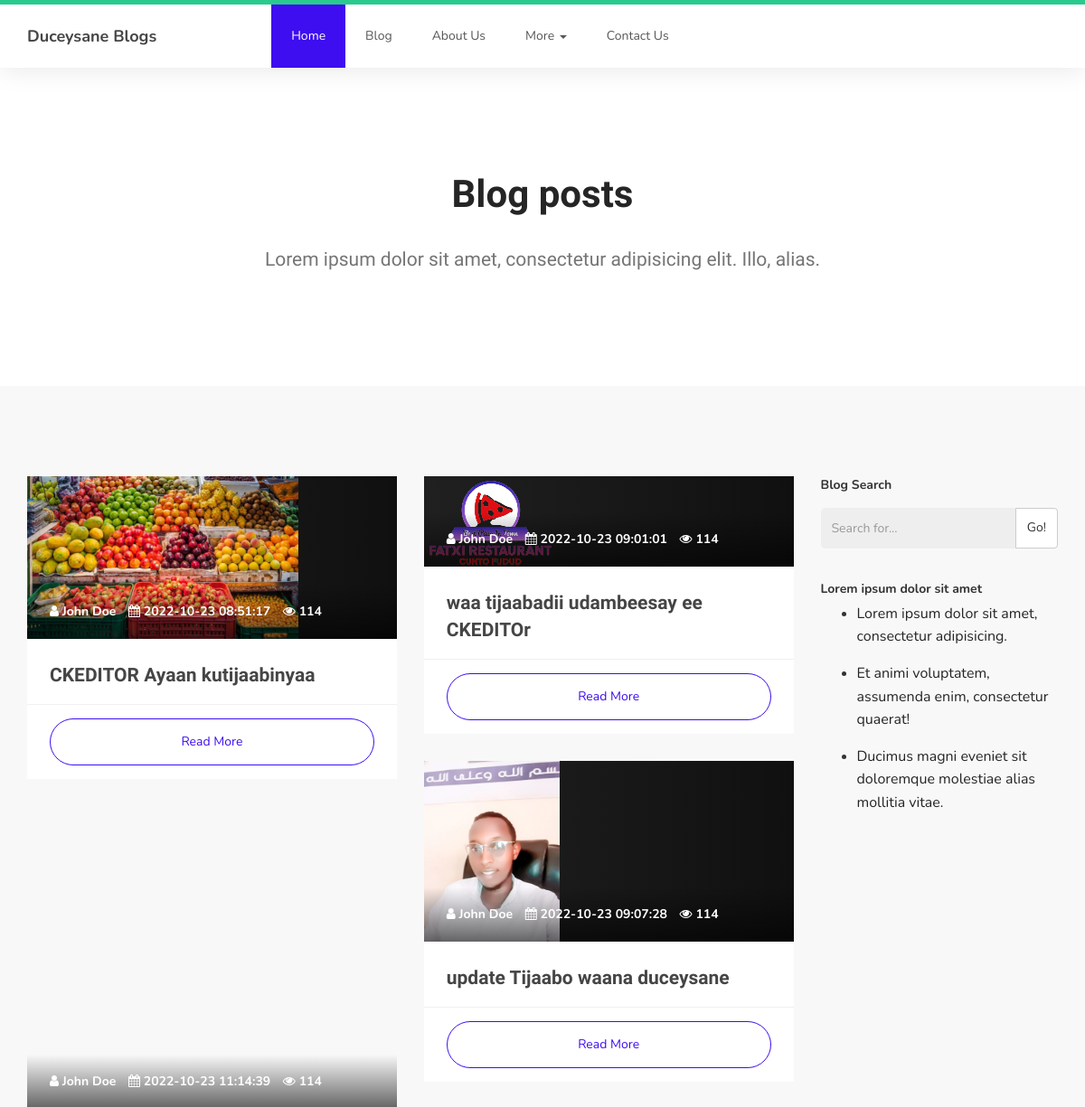
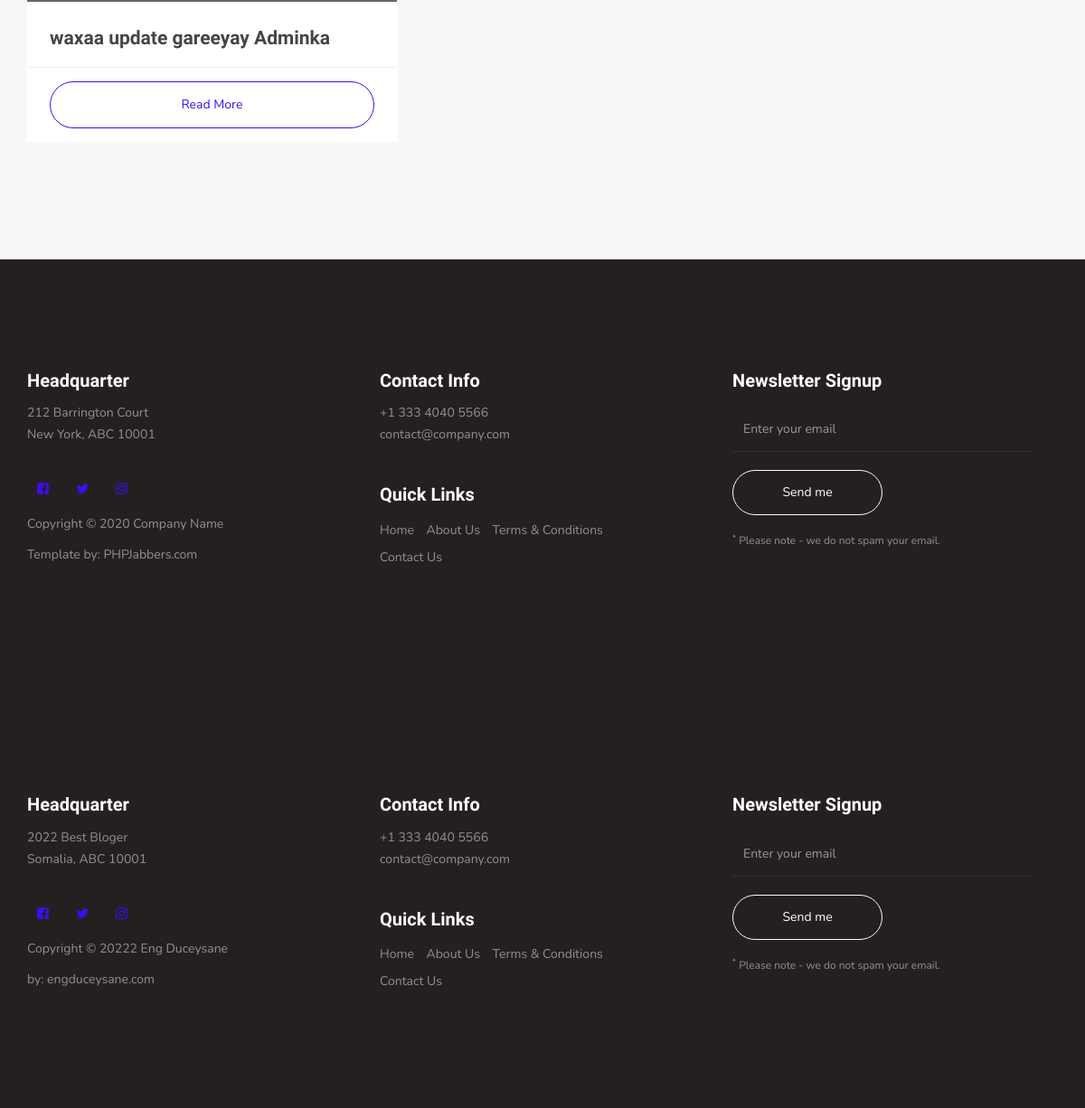
Page /blog-posts.php on the committed database (2 pictures, top to bottom).
### tables this page shows
CREATE TABLE `tbl_post` (
  `post_id` int(11) NOT NULL,
  `user_id` int(11) NOT NULL,
  `post_title` varchar(255) NOT NULL,
  `post_content` text NOT NULL,
  `categ_id` int(11) NOT NULL,
  `post_date` timestamp NOT NULL DEFAULT current_timestamp() ON UPDATE current_timestamp(),
  `photo` varchar(255) NOT NULL,
  `comment` varchar(250) NOT NULL
);

### blog-posts.php (the view, shortened to what this page needs)
<?php
include('./admin/seting.php');
include('./includes/header.php');
$query= "CALL`AllPosts`()";
$resul = mysqli_query($connection,$query);
?>
     <section>
          <div class="container">
               <div class="text-center">
                    <h1>Blog posts</h1>
                    <br>
                    <p class="lead">Lorem ipsum dolor sit amet, consectetur adipisicing elit. Illo, alias.</p>
               </div>
          </div>
     </section>
     <section class="section-background">
          <div class="container">
               <div class="row">
                    <div class="col-lg-3 pull-right col-xs-12">
                         <div class="form">
                              <form action="#">
                                   <div class="form-group">
                                        <label class="control-label">Blog Search</label>
                                        <div class="input-group">
                                             <input type="text" class="form-control" placeholder="Search for...">
                                             <span class="input-group-btn">
                                                  <button class="btn btn-default" type="button">Go!</button>
                                             </span>
                                        </div>
                                   </div>
                              </form>
                         </div>
                         <br>
                         <label class="control-label">Lorem ipsum dolor sit amet</label>
                         <ul class="list">
                              <li><a href="blog-post-details.html">Lorem ipsum dolor sit amet, consectetur adipisicing.</a></li>
                              <li><a href="blog-post-details.html">Et animi voluptatem, assumenda enim, consectetur quaerat!</a></li>
                              <li><a href="blog-post-details.html">Ducimus magni eveniet sit doloremque molestiae alias mollitia vitae.</a></li>
                         </ul>
                    </div>
                    <div class="col-lg-9 col-xs-12">
                         <div class="row">
                         <?php while($row = $resul->fetch_assoc()):?>
                              <div class="col-sm-6">
                                   <div class="courses-thumb courses-thumb-secondary">
                                        <div class="courses-top">
                                             <div class="courses-image">
                                             <img  style="max-height: 200px; max-width: 300px;"  src="img/<?php echo $row['photo']; ?>" class="img-responsive" alt="">
                                             </div>
                                             <div class="courses-date">
                                                  <span title="Author"><i class="fa fa-user"></i> John Doe</span>
                                                  <span title="Date"><i class="fa fa-calendar"></i> <?php echo $row['post_date'];?></span>
                                                  <span title="Views"><i class="fa fa-eye"></i> 114</span>
                                             </div>
                                        </div>
                                        <div class="courses-detail">
                                             <h3><a href="blog-post-details.html"><?php echo $row['post_title'];?></a></h3>
                                        </div>
                                        <div class="courses-info">
                                             <a href="blog-post-details.php?blog=<?php echo $row['post_id'];?>" class="section-btn btn btn-primary btn-block">Read More</a>
                                        </div>
                                   </div>
                              </div>
                         <?php endwhile;?>
                         </div>
                    </div>
               </div>
          </div>
     </section>
     <footer id="footer">
          <div class="container">
               <div class="row">
                    <div class="col-md-4 col-sm-6">
                         <div class="footer-info">
                              <div class="section-title">
                                   <h2>Headquarter</h2>
                              </div>
                              <address>
                                   <p>212 Barrington Court <br>New York, ABC 10001</p>
                              </address>
                              <ul class="social-icon">
                                   <li><a href="#" class="fa fa-facebook-square" attr="facebook icon"></a></li>
                                   <li><a href="#" class="fa fa-twitter"></a></li>
                                   <li><a href="#" class="fa fa-instagram"></a></li>
                              </ul>
                              <div class="copyright-text">
                                   <p>Copyright &copy; 2020 Company Name</p>
                                   <p>Template by: <a href="https://www.phpjabbers.com/">PHPJabbers.com</a></p>
                              </div>
                         </div>
                    </div>
                    <div class="col-md-4 col-sm-6">
                         <div class="footer-info">
                              <div class="section-title">
                                   <h2>Contact Info</h2>
                              </div>
                              <address>
                                   <p>+1 333 4040 5566</p>
                                   <p><a href="mailto:contact@company.com">contact@company.com</a></p>
                              </address>
                              <div class="footer_menu">
                                   <h2>Quick Links</h2>
                                   <ul>
                                        <li><a href="index.html">Home</a></li>
                                        <li><a href="about-us.html">About Us</a></li>
                                        <li><a href="terms.html">Terms & Conditions</a></li>
                                        <li><a href="contact.html">Contact Us</a></li>
                                   </ul>
                              </div>
                         </div>
                    </div>
                    <div class="col-md-4 col-sm-12">
                         <div class="footer-info newsletter-form">
                              <div class="section-title">
                                   <h2>Newsletter Signup</h2>
                              </div>
                              <div>
                                   <div class="form-group">
                                        <form action="#" method="get">
                                             <input type="email" class="form-control" placeholder="Enter your email" name="email" id="email" required>
                                             <input type="submit" class="form-control" name="submit" id="form-submit" value="Send me">
                                        </form>
                                        <span><sup>*</sup> Please note - we do not spam your email.</span>
                                   </div>
                              </div>
                         </div>
                    </div>
               </div>
          </div>
     </footer>
</body>
</html>
<?php
include('./includes/footer.php');
?>

### includes/header.php (shortened to what this page needs)
<!DOCTYPE html>
<html lang="en">
<head>
     <link rel="stylesheet" href="css/bootstrap.min.css">
     <link rel="stylesheet" href="css/font-awesome.min.css">
     <link rel="stylesheet" href="css/owl.carousel.css">
     <link rel="stylesheet" href="css/owl.theme.default.min.css">
     <link rel="stylesheet" href="css/style.css">
</head>
<body id="top" data-spy="scroll" data-target=".navbar-collapse" data-offset="50">
     <section class="navbar custom-navbar navbar-fixed-top" role="navigation">
          <div class="container">
               <div class="navbar-header">
                    <a href="#" class="navbar-brand">Duceysane Blogs</a>
               </div>
               <div class="collapse navbar-collapse">
                    <ul class="nav navbar-nav navbar-nav-first">
                         <li class="active"><a href="index.php">Home</a></li>
                         <li><a href="blog-posts.php">Blog</a></li>
                         <li><a href="about-us.html">About Us</a></li>
                         <li class="dropdown">
                              <a href="#" class="dropdown-toggle" data-toggle="dropdown" role="button" aria-haspopup="true" aria-expanded="false">More <span class="caret"></span></a>
                         </li>
                         <li><a href="contact.html">Contact Us</a></li>
                    </ul>
               </div>
          </div>
     </section>

### includes/footer.php (shortened to what this page needs)
<footer id="footer">
     <div class="container">
          <div class="row">
               <div class="col-md-4 col-sm-6">
                    <div class="footer-info">
                         <div class="section-title">
                              <h2>Headquarter</h2>
                         </div>
                         <address>
                              <p>2022 Best Bloger <br>Somalia, ABC 10001</p>
                         </address>
                         <ul class="social-icon">
                              <li><a href="#" class="fa fa-facebook-square" attr="facebook icon"></a></li>
                              <li><a href="#" class="fa fa-twitter"></a></li>
                              <li><a href="#" class="fa fa-instagram"></a></li>
                         </ul>
                         <div class="copyright-text">
                              <p>Copyright &copy; 20222 Eng Duceysane</p>
                              <p> by: <a href="https://www.phpjabbers.com/">engduceysane.com</a></p>
                         </div>
                    </div>
               </div>
               <div class="col-md-4 col-sm-6">
                    <div class="footer-info">
                         <div class="section-title">
                              <h2>Contact Info</h2>
                         </div>
                         <address>
                              <p>+1 333 4040 5566</p>
                              <p><a href="mailto:contact@company.com">contact@company.com</a></p>
                         </address>
                         <div class="footer_menu">
                              <h2>Quick Links</h2>
                              <ul>
                                   <li><a href="index.html">Home</a></li>
                                   <li><a href="about-us.html">About Us</a></li>
                                   <li><a href="terms.html">Terms & Conditions</a></li>
                                   <li><a href="contact.html">Contact Us</a></li>
                              </ul>
                         </div>
                    </div>
               </div>
               <div class="col-md-4 col-sm-12">
                    <div class="footer-info newsletter-form">
                         <div class="section-title">
                              <h2>Newsletter Signup</h2>
                         </div>
                         <div>
                              <div class="form-group">
                                   <form action="#" method="get">
                                        <input type="email" class="form-control" placeholder="Enter your email" name="email" id="email" required>
                                        <input type="submit" class="form-control" name="submit" id="form-submit" value="Send me">
                                   </form>
                                   <span><sup>*</sup> Please note - we do not spam your email.</span>
                              </div>
                         </div>
                    </div>
               </div>
          </div>
     </div>
</footer>
</body>
</html>

### rows in the picture
tbl_post: photo (picture), post_date "2022-10-23 08:51:17", post_title "CKEDITOR Ayaan kutijaabinyaa"
tbl_post: photo (picture), post_date "2022-10-23 09:01:01", post_title "waa tijaabadii udambeesay ee CKEDITOr"
tbl_post: photo (picture), post_date "2022-10-23 09:07:28", post_title "update Tijaabo waana duceysane"
tbl_post: post_date "2022-10-23 11:14:39", post_title "waxaa update gareeyay Adminka"
